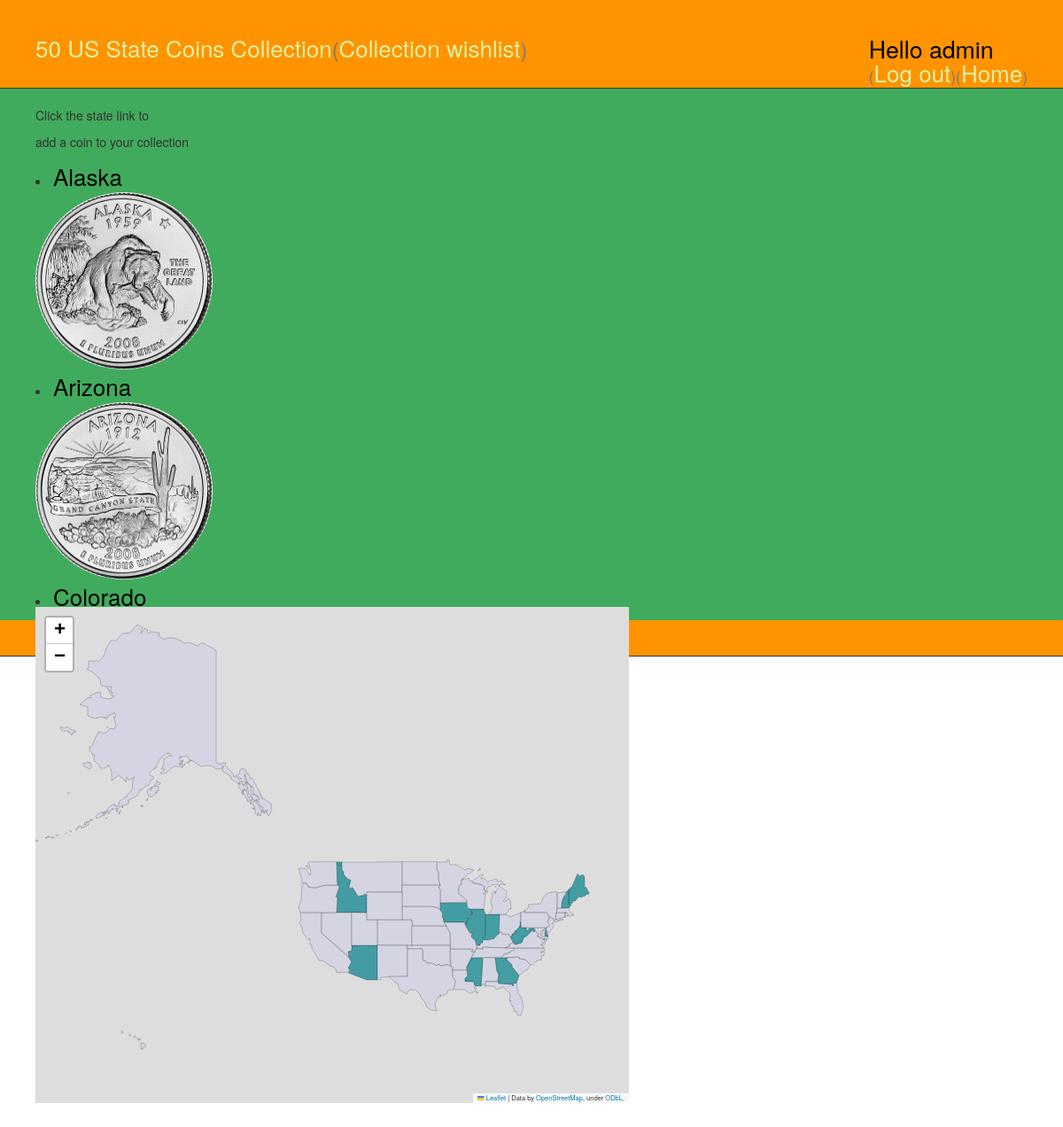
Before: /user/3/wishlist (signed in) with the older database file.
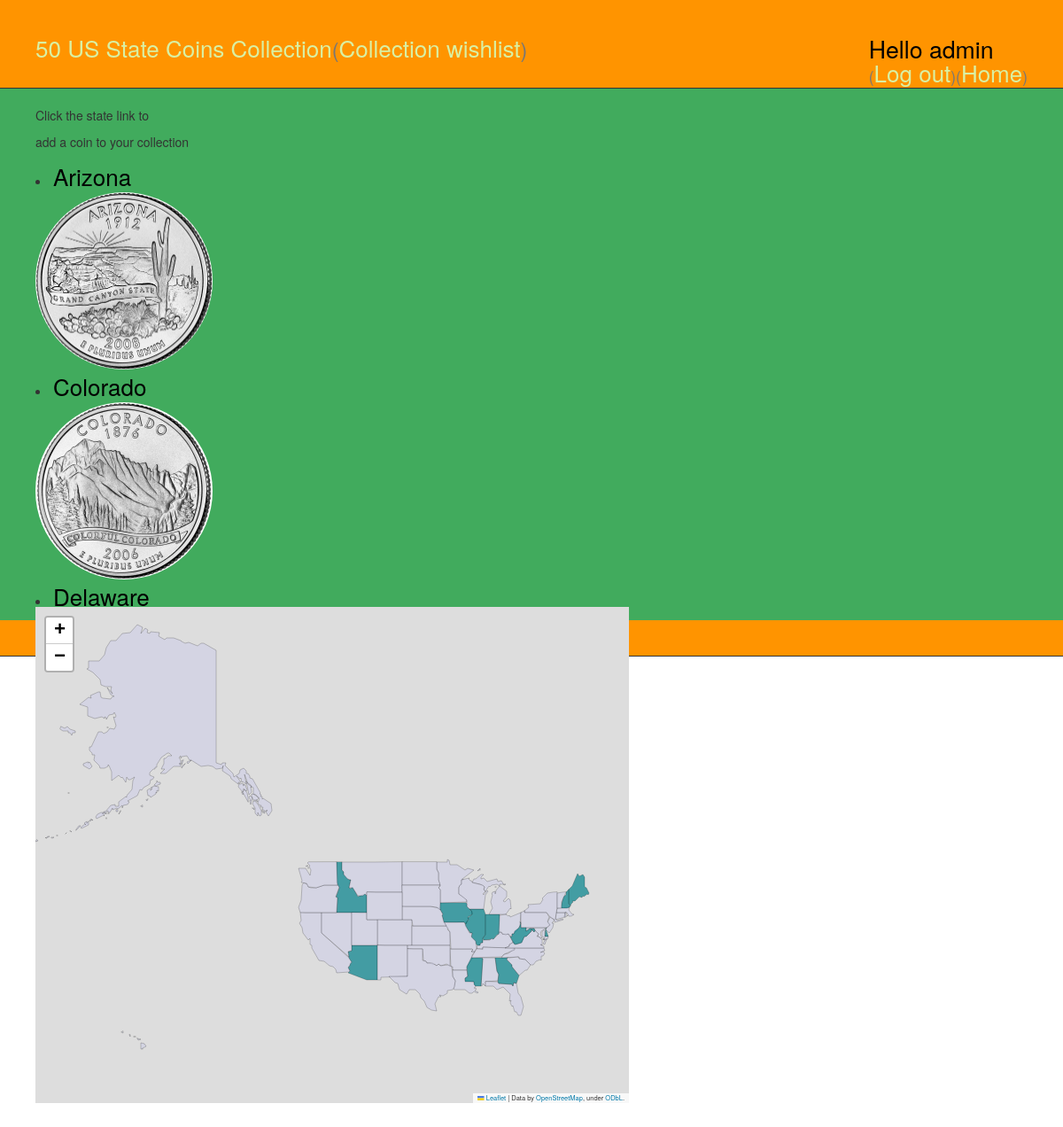
After: the same page with the newer database file.
### statecoin50/models.py (models this page shows, shortened)
class Coin(models.Model):
    owner = models.ForeignKey('auth.User', default = 1)
    state = models.CharField(max_length = 250)
    stAbbr= models.CharField(max_length = 2)
    owned= models.BooleanField(default=False)
    dateOwned= models.DateField(blank= True, null=True)
    stImg=models.CharField(blank = True, max_length= 250)
    dates = models.CharField(blank = True, max_length = 250)
    details = models.CharField(blank= True, max_length = 500)

### statecoin50/views.py (the view)
# urls.py: url(r'^user/(?P<user_pk>\d+)/wishlist$', views.collection_wishlist, name='collection_wishlist'),
@login_required
def collection_wishlist(request, user_pk):
    user = User.objects.get(pk=user_pk)
    coins = Coin.objects.filter(owner = user).order_by('state')
    if not (coins):
        states_abbr = json.load(open('statecoin50/fixtures/us_states_abbr.json.txt'))
        f = open('statecoin50/fixtures/50sqReport.txt', 'rb').read()
        text = f.decode('utf-16')
        textn = text.replace('\n', '')
        state_dets = textn.split('\r')
        caseDetsLower = []
        for line in state_dets:
            lline = line.lower()
            caseDetsLower.append(lline)
        for key in states_abbr:
            state = key
            abr= states_abbr[key]
            owned = False
            url= 'resources/stateImage/'+abr+'.jpg'
            caseState = state.lower()
            dex = caseDetsLower.index(caseState)
            dates = state_dets[dex+1]
            details = state_dets[dex+2]
            coin = Coin(owner = user, state = state, stAbbr = abr, owned= owned, stImg=url, dates = dates, details = details)
            coin.save()
            map_us = folium.Map(location=[40, -102], zoom_start=3)
            map_us.save('statecoin50/templates/statecoin50/map_coins.html')
            coins = Coin.objects.filter(owner = user).order_by('state')
        return render(request, 'statecoin50/coin_collector.html', {'coins':coins})
    else:
        statesOwned = Coin.objects.filter(owner = user).order_by('stAbbr')
        all_state_map={}
        for coin in statesOwned:
            if coin.owned:
                number = 1
            else:
                number = 10
            all_state_map[coin.stAbbr]=number
        map_us = folium.Map(location=[50, -118], zoom_start=3)
        us_states_file='statecoin50/fixtures/us_states.json'
        map_us.choropleth(geo_path = us_states_file,
                        data = all_state_map,
                        columns=['state','number'],
                        key_on='id',
                        fill_color = 'PuBuGn', fill_opacity=0.7, line_opacity =0.2,
                        threshold_scale = [1,3,5,7,10],
                        legend_name = "Dark Blue = Coins not collected")
        map_us.save('statecoin50/templates/statecoin50/map_wishlist.html')
        return render(request, 'statecoin50/collection_wishlist.html', {'coins':coins})

### statecoin50/templates/statecoin50/collection_wishlist.html (shortened to what this page needs)
{% extends 'statecoin50/base.html' %}
{% load static %}
{% block content %}
<div class = "row" >
<div class = "col-sm-4" id = col-scroll >
  <p> Click the state link to </P>
  <p> add a coin to your collection</P>
{% for coin in coins %}
<div class = coin>
{% if coin.owned %}
{% else %}
<li><a href = "{% url 'coindetail' coin_pk=coin.pk %}" >{{coin.state}}</a></li>
<a href = "{% url 'coindetail' coin_pk=coin.pk %}" ><img src="{% static coin.stImg %}" ></a>
{% endif %}
</div>
{% empty %}
<p>No coins in the database, try clicking on the 50 US State Coins Collection link</p>
{% endfor %}
</div>
<div class= "col-sm-8" style="width:700">
  {% include 'statecoin50/map_wishlist.html' %}
</div>
</div>
</div>
{% endblock %}

### statecoin50/templates/statecoin50/base.html (shortened to what this page needs)
{% load static %}
<head>
  <link rel="stylesheet" type="text/css" href="{% static 'css/sc50.css' %}" />
</head>
<body >
<div  id= "page-header">
  {% if user.is_authenticated %}
  <span><h1><a href="{% url 'coin_collector' user_pk=user.pk %}" >50 US State Coins Collection</a><small>(<a href="{% url 'collection_wishlist' user_pk=user.pk %}" >Collection wishlist</a>)</small>
    <p class= "top-menu">Hello {{ user.username }}<br/><small>(<a href="{% url 'logout' %}">Log out</a>)(<a href = "{%url 'homepage'%}">Home</a>)</small></p></h1></span>
  {% else %}
      <a href="{% url 'login' %}" >Login here</a>
      <a href="{% url 'register' %}" >Register here</a>
  {% endif %}
</div>
<div >
  {% block content %}
  {% endblock %}
</body>
<html>

### statecoin50/templates/statecoin50/map_wishlist.html (shortened to what this page needs)
<!DOCTYPE html>
<head>
    <link rel="stylesheet" href="https://unpkg.com/leaflet@1.0.1/dist/leaflet.css" />
    <link rel="stylesheet" href="https://maxcdn.bootstrapcdn.com/bootstrap/3.2.0/css/bootstrap.min.css" />
    <link rel="stylesheet" href="https://maxcdn.bootstrapcdn.com/bootstrap/3.2.0/css/bootstrap-theme.min.css" />
    <link rel="stylesheet" href="https://maxcdn.bootstrapcdn.com/font-awesome/4.6.3/css/font-awesome.min.css" />
    <link rel="stylesheet" href="https://cdnjs.cloudflare.com/ajax/libs/Leaflet.awesome-markers/2.0.2/leaflet.awesome-markers.css" />
    <link rel="stylesheet" href="https://cdnjs.cloudflare.com/ajax/libs/leaflet.markercluster/1.0.0/MarkerCluster.Default.css" />
    <link rel="stylesheet" href="https://cdnjs.cloudflare.com/ajax/libs/leaflet.markercluster/1.0.0/MarkerCluster.css" />
    <link rel="stylesheet" href="https://rawgit.com/python-visualization/folium/master/folium/templates/leaflet.awesome.rotate.css" />
</head>
<body>
            <div class="folium-map" id="map_0760c60aefbf43728038fcea36649d3c" ></div>
</body>

### statecoin50/static/css/sc50.css (style rules this page uses)
#page-header { border-bottom-width: 1px; border-bottom-style: solid; background-color: #ff9400; margin-top: 0; margin-bottom: 0; padding: 20px 20px 20px 40px; }
.row { margin-top: 0; background-color:#41ab5d; height:600px; margin-left: 20px; padding: 20px 20px 20px 40px; }
#col-scroll { overflow: auto; column-fill: balance; height: 565px; width: 500px; }
h1 a { color: #d9f0a3; font-size: 26px; }
.coin li a { font-size: 26px; color: black; }
.coin img { height :200; width :200; border-radius: 50%; }
.top-menu { color: black; float: right; font-size: 20pt; margin-right: 20px; }

### statecoin50/templates/statecoin50/map_wishlist.html (style rules this page uses)
html, body { width: 100%;height: 100%;margin: 0;padding: 0; }
#map_0760c60aefbf43728038fcea36649d3c { position : relative; width : 100.0%; height: 100.0%; left: 0.0%; top: 0.0%; }

Changed rows visible on the page:
no longer on this page (row edited): Coin: state "Alaska", stImg (picture)
now on this page (row unchanged): Coin: state "Delaware"
